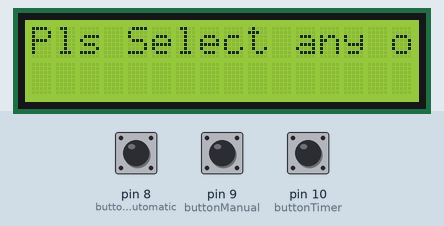
Bench run of a sketch on a simulated Arduino Uno, built with avr-gcc and run on an emulated ATmega328P. On the bench: 16×2 character LCD. Inputs (shaded band) come from the test bench; at power-on: pin 8 (buttonAutomatic) HIGH, pin 9 (buttonManual) HIGH, pin 10 (buttonTimer) HIGH.

Above: at 1.4 s.
1.5 s: pin 8 (buttonAutomatic) pulled LOW for 0.15 s
At 1.64 s:
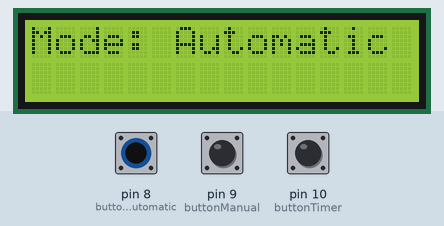
3.2 s: pin 9 (buttonManual) pulled LOW for 0.15 s
At 3.33 s:
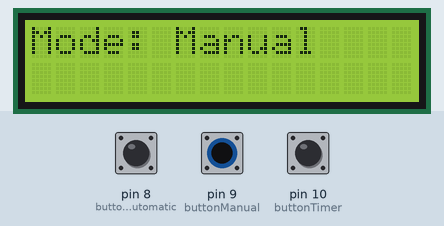
4.9 s: pin 10 (buttonTimer) pulled LOW for 3.2 s
At 5.3 s:
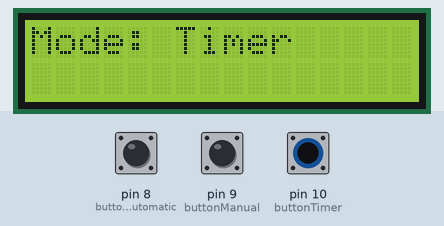
11.1 s: pin 10 (buttonTimer) pulled LOW for 0.15 s
12.8 s: pin 8 (buttonAutomatic) pulled LOW for 3.2 s
At 14.2 s:
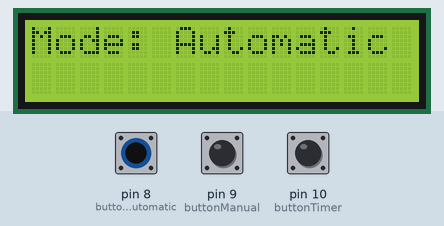
Timing chart, 0 to 15.8 s (numbered marks = the images above; inputs shaded):
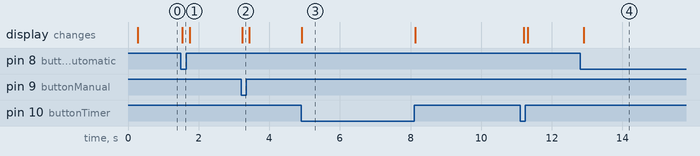

The sketch:

Toggle_Switch.ino
```cpp
#include <LiquidCrystal.h>

// Define LCD
LiquidCrystal lcd(7, 6, 5, 4, 3, 2);

// Define button pins
const int buttonAutomatic = 8;
const int buttonManual = 9;
const int buttonTimer = 10;

void setup() {
  // Initialize LCD
  lcd.begin(16, 2);

  // Initialize buttons
  pinMode(buttonAutomatic, INPUT_PULLUP);
  pinMode(buttonManual, INPUT_PULLUP);
  pinMode(buttonTimer, INPUT_PULLUP);

  // Display initial message
  lcd.print("Select mode:");

  // Wait for a moment
  delay(200);
}

void loop() {
  // Check buttons
    if (digitalRead(buttonAutomatic) == HIGH &&
        digitalRead(buttonManual) == HIGH &&
        digitalRead(buttonTimer) == HIGH) {
    lcd.clear();
    lcd.print("Pls Select any of the 3 mode");
    delay(100);
  }

  if (digitalRead(buttonAutomatic) == LOW) {
    lcd.clear();
    lcd.print("Mode: Automatic");
    delay(100);
    //automaticMode();
  }
  if (digitalRead(buttonManual) == LOW) {
    lcd.clear();
    lcd.print("Mode: Manual");
    delay(100);
    //manualMode();
  }
  if (digitalRead(buttonTimer) == LOW) {
    lcd.clear();
    lcd.print("Mode: Timer");
    delay(100);
    //timerMode();
  }
}

void automaticMode() {
  // Add your code for automatic mode here
  lcd.clear();
  lcd.print("Automatic Mode");
  delay(200);
}

void manualMode() {
  // Add your code for manual mode here
  lcd.clear();
  lcd.print("Manual Mode");
  delay(200);
}

void timerMode() {
  // Add your code for timer mode here
  lcd.clear();
  lcd.print("Timer Mode");
  delay(200);
}
```

Measured:
- after the input at 1.5 s, the display: changes at once (image 1)
- after the input at 3.2 s, the display: changes at once (image 2)
- after the input at 4.9 s, the display: changes at once (image 3)
- after the input at 12.8 s, the display: changes after 0.10 s (image 4)
